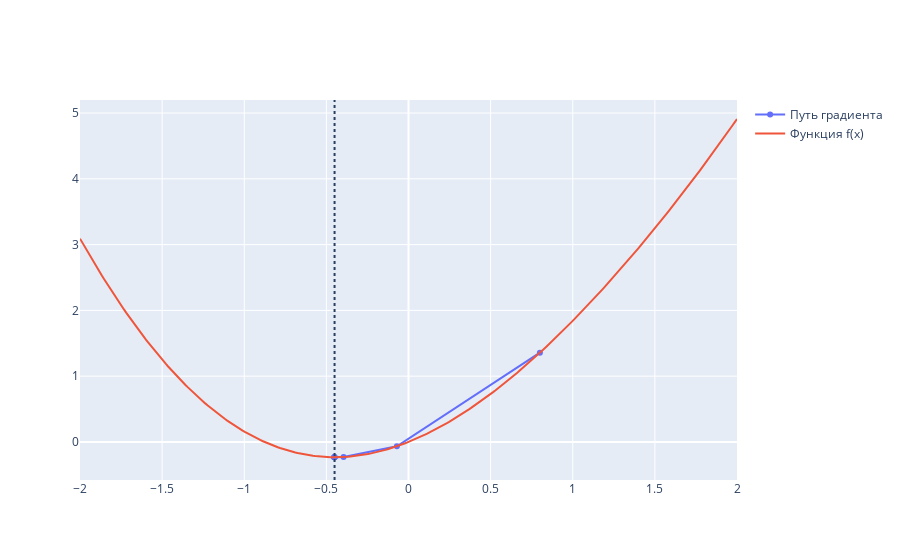

Source (notebook cell):
### Code cell
visualise_descent_2d(nesterov_method, lambda x: x ** 2 + np.sin(x), -2, 2, y0=0.8)

### Figure 1 — Plotly figure (JSON) as saved in the notebook; plotly's stock layout.template omitted (floating-point values rounded to 4 significant figures; data arrays with more than 128 entries replaced by an {"elided": "..."} marker saying what was removed)
{"data": [{"mode": "lines+markers", "name": "Путь градиента", "type": "scatter", "x": [0.8, -0.07066, -0.3952, -0.4528, -0.4522, -0.4503, -0.4501, -0.4502, -0.4502], "y": [1.357, -0.06561, -0.2288, -0.2325, -0.2325, -0.2325, -0.2325, -0.2325, -0.2325]}, {"mode": "lines", "name": "Функция f(x)", "type": "scatter", "x": {"elided": "300 float values"}, "y": {"elided": "300 float values"}}], "layout": {"autosize": false, "shapes": [{"line": {"dash": "dot"}, "name": "Найденный минимум", "type": "line", "x0": -0.4502, "x1": -0.4502, "xref": "x", "y0": 0, "y1": 1, "yref": "y domain"}]}}
